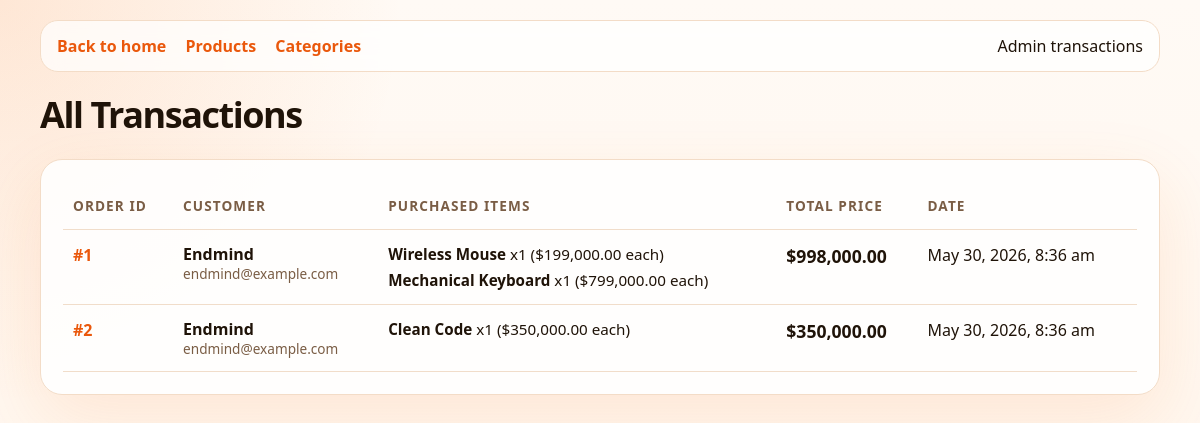
The app's page /admin/transactions.php (signed in) with its own data.
### tables this page shows
CREATE TABLE IF NOT EXISTS orders (
    id INT UNSIGNED AUTO_INCREMENT PRIMARY KEY,
    user_id INT UNSIGNED NOT NULL,
    total_price DECIMAL(10,2) NOT NULL DEFAULT 0.00,
    created_at DATETIME NOT NULL,
    updated_at DATETIME NULL DEFAULT NULL,
    CONSTRAINT fk_orders_user FOREIGN KEY (user_id) REFERENCES users(id) ON DELETE CASCADE
);

CREATE TABLE IF NOT EXISTS products (
    id INT UNSIGNED AUTO_INCREMENT PRIMARY KEY,
    category_id INT UNSIGNED NULL,
    name VARCHAR(180) NOT NULL,
    description TEXT NULL,
    price DECIMAL(10,2) NOT NULL DEFAULT 0.00,
    created_at DATETIME NOT NULL,
    updated_at DATETIME NULL DEFAULT NULL,
    CONSTRAINT fk_products_category FOREIGN KEY (category_id) REFERENCES categories(id) ON DELETE SET NULL
);

CREATE TABLE IF NOT EXISTS order_items (
    id INT UNSIGNED AUTO_INCREMENT PRIMARY KEY,
    order_id INT UNSIGNED NOT NULL,
    product_id INT UNSIGNED NULL,
    quantity INT UNSIGNED NOT NULL DEFAULT 1,
    price DECIMAL(10,2) NOT NULL DEFAULT 0.00,
    created_at DATETIME NOT NULL,
    CONSTRAINT fk_order_items_order FOREIGN KEY (order_id) REFERENCES orders(id) ON DELETE CASCADE,
    CONSTRAINT fk_order_items_product FOREIGN KEY (product_id) REFERENCES products(id) ON DELETE SET NULL
);

CREATE TABLE IF NOT EXISTS users (
    id INT UNSIGNED AUTO_INCREMENT PRIMARY KEY,
    name VARCHAR(120) NOT NULL,
    email VARCHAR(190) NOT NULL UNIQUE,
    password VARCHAR(255) NOT NULL,
    role ENUM('guest', 'member', 'admin') NOT NULL DEFAULT 'member',
    created_at DATETIME NOT NULL,
    updated_at DATETIME NULL DEFAULT NULL
);

### includes/helpers.php (called while the page is built, shortened)
<?php
function e(string $value): string
{
    return htmlspecialchars($value, ENT_QUOTES, 'UTF-8');
}
function url(string $path = ''): string
{
    return rtrim(BASE_URL, '/') . '/' . ltrim($path, '/');
}

### config/database.php (called while the page is built, shortened)
<?php
function db(): PDO
{
    $dsn = sprintf('mysql:host=%s;dbname=%s;charset=%s', DB_HOST, DB_NAME, DB_CHARSET);
    $pdo = new PDO($dsn, DB_USER, DB_PASS, [
        PDO::ATTR_ERRMODE => PDO::ERRMODE_EXCEPTION,
        PDO::ATTR_DEFAULT_FETCH_MODE => PDO::FETCH_ASSOC,
        PDO::ATTR_EMULATE_PREPARES => false,
    ]);
    return $pdo;
}

### admin/transactions.php (the view, shortened to what this page needs)
<?php
$statement = db()->query('
    SELECT
        o.id AS order_id,
        o.total_price,
        o.created_at AS order_date,
        u.name AS user_name,
        u.email AS user_email,
        oi.quantity,
        oi.price AS item_price,
        p.name AS product_name
    FROM orders o
    JOIN users u ON u.id = o.user_id
    JOIN order_items oi ON oi.order_id = o.id
    LEFT JOIN products p ON p.id = oi.product_id
    ORDER BY o.created_at DESC, oi.id ASC
');
$results = $statement->fetchAll();
$orders = [];
foreach ($results as $row) {
    $orderId = $row['order_id'];
    if (!isset($orders[$orderId])) {
        $orders[$orderId] = [
            'id' => $orderId,
            'user_name' => $row['user_name'],
            'user_email' => $row['user_email'],
            'total_price' => (float) $row['total_price'],
            'order_date' => $row['order_date'],
            'items' => []
        ];
    }
    if ($row['product_name'] !== null) {
        $orders[$orderId]['items'][] = [
            'product_name' => $row['product_name'],
            'quantity' => (int) $row['quantity'],
            'price' => (float) $row['item_price']
        ];
    }
}
?>
<!doctype html>
<html lang="en">
<head>
</head>
<body>
<div class="wrap">
    <div class="topbar">
        <div>
            <a href="<?= e(url('index.php')) ?>">Back to home</a>
            <a href="<?= e(url('admin/products.php')) ?>">Products</a>
            <a href="<?= e(url('admin/categories.php')) ?>">Categories</a>
        </div>
        <span class="muted">Admin transactions</span>
    </div>
    <h1 class="title">All Transactions</h1>
    <div class="panel">
        <div class="table-wrap">
            <table class="table">
                <thead>
                    <tr>
                        <th>Order ID</th>
                        <th>Customer</th>
                        <th>Purchased Items</th>
                        <th>Total Price</th>
                        <th>Date</th>
                    </tr>
                </thead>
                <tbody>
                <?php foreach ($orders as $order): ?>
                    <tr>
                        <td class="order-id">#<?= e((string)$order['id']) ?></td>
                        <td>
                            <div class="customer-info">
                                <div class="customer-name"><?= e($order['user_name']) ?></div>
                                <div class="customer-email"><?= e($order['user_email']) ?></div>
                            </div>
                        </td>
                        <td>
                            <div class="item-list">
                                <?php foreach ($order['items'] as $item): ?>
                                    <div class="item-desc">
                                        <strong><?= e($item['product_name']) ?></strong> x<?= e((string)$item['quantity']) ?>
                                        <span class="muted">($<?= e(number_format($item['price'], 2)) ?> each)</span>
                                    </div>
                                <?php endforeach; ?>
                            </div>
                        </td>
                        <td class="total-price">$<?= e(number_format($order['total_price'], 2)) ?></td>
                        <td><?= e(date('F j, Y, g:i a', strtotime($order['order_date']))) ?></td>
                    </tr>
                <?php endforeach; ?>
                </tbody>
            </table>
        </div>
    </div>
</div>
</body>
</html>

### admin/transactions.php (style rules this page uses)
:root { color-scheme: light; --bg: #fff7ef; --panel: rgba(255,255,255,.88); --text: #1f1308; --muted: #7a5d45; --accent: #f97316; --accent-dark: #ea580c; --accent-soft: #fff1e7; --border: #f3dcc7; --shadow: 0 24px 70px rgba(249, 115, 22, 0.12); }
* { box-sizing: border-box; }
body { margin: 0; font-family: "Trebuchet MS", "Segoe UI", sans-serif; color: var(--text); background: radial-gradient(circle at top left, rgba(249, 115, 22, 0.14), transparent 28%), linear-gradient(180deg, #fffaf5 0%, #fff4e9 100%); min-height: 100vh; }
.wrap { max-width: 1160px; margin: 0 auto; padding: 20px; }
.topbar { display: flex; justify-content: space-between; align-items: center; gap: 12px; flex-wrap: wrap; margin-bottom: 18px; padding: 14px 16px; border-radius: 18px; background: rgba(255,255,255,.72); border: 1px solid var(--border); backdrop-filter: blur(10px); }
.topbar a { color: var(--accent-dark); text-decoration: none; font-weight: 800; margin-right: 15px; }
.topbar a:last-child { margin-right: 0; }
.title { margin: 0 0 20px; font-size: clamp(1.7rem, 3vw, 2.4rem); letter-spacing: -0.04em; }
.panel { background: var(--panel); border-radius: 22px; padding: 22px; box-shadow: var(--shadow); margin-bottom: 18px; border: 1px solid var(--border); }
.table-wrap { overflow-x: auto; }
.table { width: 100%; border-collapse: collapse; min-width: 900px; }
.table th, .table td { padding: 14px 10px; border-bottom: 1px solid #f1ddca; text-align: left; vertical-align: top; }
.table th { color: var(--muted); font-size: 0.85rem; text-transform: uppercase; letter-spacing: 0.08em; }
.order-id { font-weight: 800; color: var(--accent-dark); }
.customer-info { line-height: 1.3; }
.customer-name { font-weight: 700; }
.customer-email { font-size: 0.85rem; color: var(--muted); }
.item-list { list-style: none; padding: 0; margin: 0; }
.item-desc { margin-bottom: 6px; font-size: 0.95rem; }
.item-desc:last-child { margin-bottom: 0; }
.total-price { font-weight: 800; font-size: 1.1rem; }

### records on screen
orders: products.name "Wireless Mouse", order_items.quantity "1", price "199,000.00", products.name "Mechanical Keyboard", price "799,000.00"
orders: id "2", user.name "Endmind", user.email "endmind@example.com", products.name "Clean Code", order_items.quantity "1", price "350,000.00", total_price "350,000.00", created_at "May 30, 2026, 8:36 am"

### other values on screen
$order['id'] "1"
$order['user_name'] "Endmind"
$order['user_email'] "endmind@example.com"
$order['total_price'] "998,000.00"
date('F j, Y, g:i a', strtotime($order['order_date'])) "May 30, 2026, 8:36 am"
